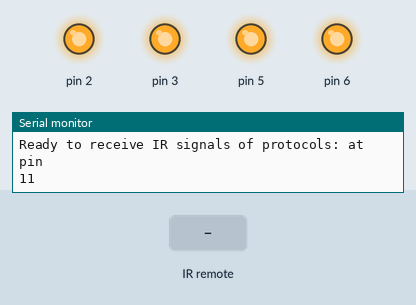
Bench run of a sketch on a simulated Arduino Uno, built with avr-gcc and run on an emulated ATmega328P. Shown: output pins drawn as LEDs (lit = HIGH), the last lines printed to the serial monitor. Inputs (shaded band) come from the test bench.

Above: at 1.2 s.
1.3 s: infrared code 0xC received
At 2.5 s:
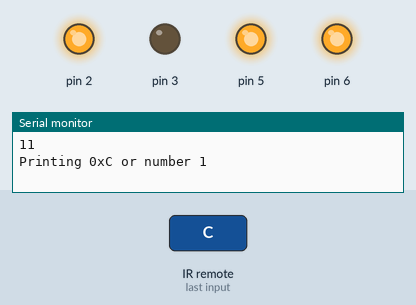
2.8 s: infrared code 0x5E received
At 3.7 s:
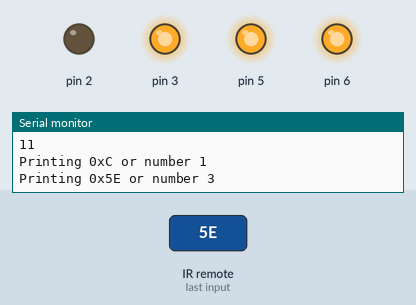
4.3 s: infrared code 0x8 received
At 4.9 s:
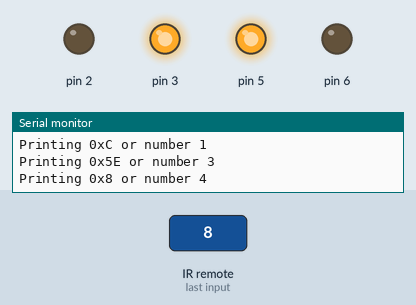
5.8 s: infrared code 0x5A received
At 7.0 s:
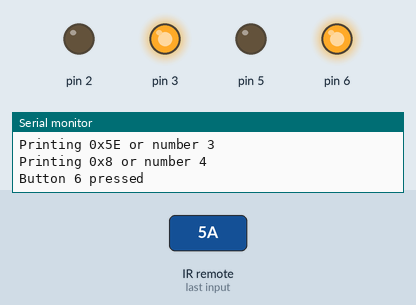
7.3 s: infrared code 0x18 received
At 8.3 s:
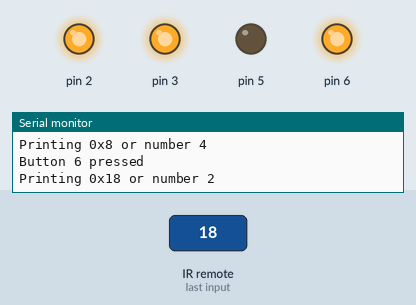
8.8 s: infrared code 0x42 received
At 9.5 s:
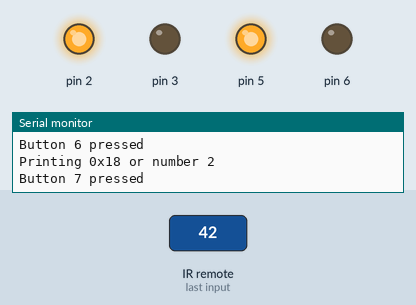
Timing chart, 0 to 11.3 s (numbered marks = the images above; inputs shaded):
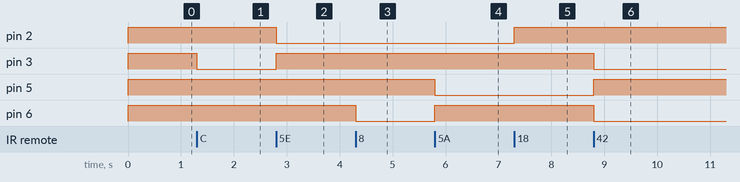

The sketch:

ir_control_system.ino
```cpp
#include <SoftwareSerial.h>
#include <IRremote.h>
#include <Arduino.h>
#include <IRremote.hpp>
// #include "PinDefinitionsAndMore.h"


const int RECV_PIN = 11;
IRrecv irrecv(RECV_PIN);
decode_results results;

class Motor {
  private:
    int pinLeft;
    int pinRight;
    String name;

  public:
    Motor(int pLeft, int pRight, String n) {
      pinLeft = pLeft;
      pinRight = pRight;
      name = n;
      // establish motor pins as output
      pinMode(pinLeft, OUTPUT);
      pinMode(pinRight, OUTPUT);
      stop();
    }

    turnOnLeft() {
      digitalWrite(pinRight, LOW);
      digitalWrite(pinLeft, HIGH);
    }

    turnOnRight() {
      digitalWrite(pinLeft, LOW);
      digitalWrite(pinRight, HIGH);
    }

    stop() {
      digitalWrite(pinLeft, HIGH);
      digitalWrite(pinRight, HIGH);
    }
};


class MotorController {
  private:
    Motor motor1;
    Motor motor2;

  public:
    MotorController(Motor m1, Motor m2) : motor1(m1), motor2(m2) {
      motor1.stop();
      motor2.stop();
    }

    void controlMotor(String motorName, String command) {
      if (motorName == "motor1") {
        if (command == "left") motor1.turnOnLeft();
        else if (command == "right") motor1.turnOnRight();
        else motor1.stop();
      }
      else if (motorName == "motor2") {
        if (command == "left") motor2.turnOnLeft();
        else if (command == "right") motor2.turnOnRight();
        else motor2.stop();
      }
    }
};


// class BluetoothController {
//   private:
//     SoftwareSerial bluetooth;
//     MotorController& motorController;

//   public:
//     BluetoothController(int txPin, int rxPin, MotorController& mController) : motorController(mController), bluetooth(SoftwareSerial(txPin, rxPin)) {}

//     void begin(long baudRate) {
//       bluetooth.begin(baudRate); // this actually starts the bluetooth communication
//     }

//     void update() {
//       if (bluetooth.available()) {
//         String command = bluetooth.readStringUntil('\n');
//         Serial.println(command);
//         executeCommand(command);
//       }
//     }

//     void executeCommand(String command) {
//       if (command == "M1_UP") {
//         motorController.controlMotor("motor1", "up");
//       }
//       else if (command == "M1_DOWN") {
//         motorController.controlMotor("motor1", "down");
//       }
//       else if (command == "M1_STOP") {
//         motorController.controlMotor("motor1", "stop");
//       }
//       else if (command == "M2_UP") {
//         motorController.controlMotor("motor2", "up");
//       }
//       else if (command == "M2_DOWN") {
//         motorController.controlMotor("motor2", "down");
//       }
//       else if (command == "M2_STOP") {
//         motorController.controlMotor("motor2", "stop");
//       }
//       else {
//         Serial.println("Some bluetooth connection came in that was weird");
//         return;
//       }
//     }
// };

Motor motor1(2, 3, "motor1");
Motor motor2(5, 6, "motor2");

MotorController motorController(motor1, motor2);

class IRReceiver {
  private:
    int irReceivePin;
  public:
    IRReceiver(int irPin): irReceivePin(irPin) {}

    void begin() {
      Serial.begin(9600);
      while (!Serial)
          ;
      // Just to know which program is running on my Arduino
      Serial.println(F("START " __FILE__ " from " __DATE__ "\r\nUsing library version " VERSION_IRREMOTE));

      // Start the receiver and if not 3. parameter specified, take LED_BUILTIN pin from the internal boards definition as default feedback LED
      IrReceiver.begin(irReceivePin, true);

      Serial.print(F("Ready to receive IR signals of protocols: "));
      printActiveIRProtocols(&Serial);
      Serial.println(F("at pin "));
      Serial.println(irReceivePin);
    }

    void update() {
      if (IrReceiver.decode()) {
        /*
         * Check the code type and see if it is a known structure
         */
        if (IrReceiver.decodedIRData.protocol == UNKNOWN) {
            Serial.println(F("Received noise or an unknown (or not yet enabled) protocol"));
            // We have an unknown protocol here, print extended info
            IrReceiver.printIRResultRawFormatted(&Serial, true);
            IrReceiver.resume(); // Do it here, to preserve raw data for printing with printIRResultRawFormatted()
        } else {
            IrReceiver.resume(); // Early enable receiving of the next IR frame
            // IrReceiver.printIRResultShort(&Serial);
            // IrReceiver.printIRSendUsage(&Serial);

            // Get the command from the decoded result
            unsigned long command = IrReceiver.decodedIRData.command;

            switch (command) {
              case 0xC:
                Serial.println("Printing 0xC or number 1");
                motorController.controlMotor("motor1", "left");
                break;
              case 0x18:
                Serial.println("Printing 0x18 or number 2");
                motorController.controlMotor("motor1", "stop");
                break;
              case 0x5E:
                Serial.println("Printing 0x5E or number 3");
                motorController.controlMotor("motor1", "right");
                break;
              case 0x8:
                Serial.println("Printing 0x8 or number 4");
                motorController.controlMotor("motor2", "left");
                break;
              case 0x1C:
                Serial.println("Printing 0x1C or number 5");
                motorController.controlMotor("motor2", "stop");
                break;
              case 0x5A:
                Serial.println("Button 6 pressed");
                motorController.controlMotor("motor2", "right");
                break;
              case 0x42:
                Serial.println("Button 7 pressed");
                motorController.controlMotor("motor1", "left");
                motorController.controlMotor("motor2", "left");
                break;
              case 0x52:
                Serial.println("Button 8 pressed");
                motorController.controlMotor("motor1", "stop");
                motorController.controlMotor("motor2", "stop");
                break;
              case 0x4A:
                Serial.println("Button 9 pressed");
                motorController.controlMotor("motor1", "right");
                motorController.controlMotor("motor2", "right");
                break;
              default:
                Serial.println("Got a command that was in the protocol but not a 1-9 number");
            };
        }
        Serial.println();
      }
      else {
        // Serial.println("Didn't receive anything on the RF signal");
        // delay(1000);
      }
    }
};

IRReceiver irr(11);
// BluetoothController bluetoothController(10,11, motorController);

void setup() {
  irr.begin();
  // motorController.controlMotor("motor1", "stop");
  // motorController.controlMotor("motor2", "stop");
  // delay(3000);
  // motorController.controlMotor("motor1", "left");
  // motorController.controlMotor("motor2", "left");
  // delay(2000);
  // motorController.controlMotor("motor1", "stop");
  // motorController.controlMotor("motor2", "stop");
  // delay(2000);
  // motorController.controlMotor("motor1", "right");
  // motorController.controlMotor("motor2", "right");
}

void loop() {
  irr.update();
}
```

Measured:
- after the input at 1.3 s, pin 3: HIGH → LOW at once
- after the input at 2.8 s, pin 2: HIGH → LOW at once; pin 3: LOW → HIGH at once
- after the input at 4.3 s, pin 6: HIGH → LOW at once
- after the input at 5.8 s, pin 5: HIGH → LOW at once; pin 6: LOW → HIGH at once
- after the input at 7.3 s, pin 2: LOW → HIGH at once
- after the input at 8.8 s, pin 3, pin 6: HIGH → LOW at once; pin 5: LOW → HIGH at once
